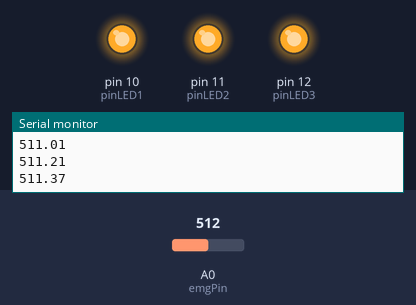
Bench run of a sketch on a simulated Arduino Uno, built with avr-gcc and run on an emulated ATmega328P. Parts: output pins drawn as LEDs (lit = HIGH), the last lines printed to the serial monitor. Inputs (shaded band) come from the test bench; at power-on: A0 (emgPin) = 512.

Above: at 1.2 s.
1.3 s: A0 (emgPin) set to 410
3.3 s: A0 (emgPin) set to 389
At 4.1 s:
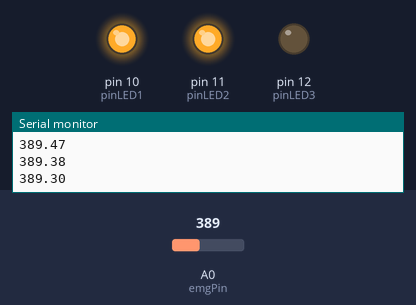
4.9 s: A0 (emgPin) set to 309
6.9 s: A0 (emgPin) set to 287
At 8.1 s:
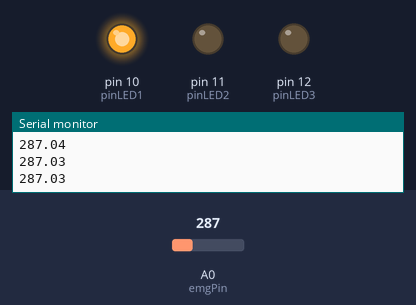
8.4 s: A0 (emgPin) set to 208
10.4 s: A0 (emgPin) set to 184
At 11.7 s:
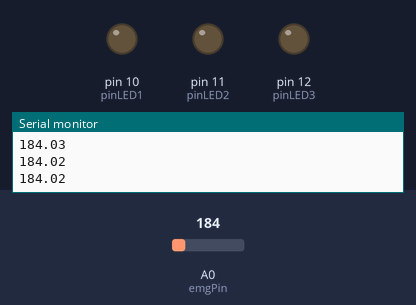
Timing chart, 0 to 12.9 s (numbered marks = the images above; inputs shaded):
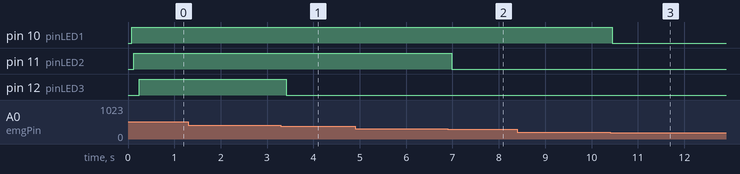

Measured:
- the behaviour switches between 400 and 399 on A0 (emgPin) (found by bisection; images 0 and 1)
- the behaviour switches between 300 and 299 on A0 (emgPin) (found by bisection; images 1 and 2)
- the behaviour switches between 200 and 199 on A0 (emgPin) (found by bisection; images 2 and 3)
- after the input at 3.3 s, pin 12 (pinLED3): HIGH → LOW after 0.11 s
- after the input at 6.9 s, pin 11 (pinLED2): HIGH → LOW after 0.09 s
- after the input at 10.4 s, pin 10 (pinLED1): HIGH → LOW at once

The sketch:

emg_power.ino
```cpp
int emgPin = A0;

int emgThreshold1 = 200;     // Adjust this threshold 1 as needed
int emgThreshold2 = 300;    // Adjust this threshold 2 as needed
int emgThreshold3 = 400;    // Adjust this threshold 3 as needed
float emgFiltered = 0.0;    // Filtered EMG value
float alpha = 0.2;          // Filter coefficient
int delayTime = 40;         // Adjust the delay as needed
int pinLED1 = 10;           // Led 1
int pinLED2 = 11;           // Led 2
int pinLED3 = 12;           // Led 3

void setup() {
  Serial.begin(9600);
  pinMode(pinLED1, OUTPUT);
  pinMode(pinLED2, OUTPUT);
  pinMode(pinLED3, OUTPUT);
}

void loop() {
  int emgValue = analogRead(emgPin);

  // Apply the low-pass filter
  emgFiltered = (alpha * emgValue) + ((1 - alpha) * emgFiltered);

  if (emgFiltered > emgThreshold3) {
    digitalWrite(pinLED1, HIGH);
    digitalWrite(pinLED2, HIGH);
    digitalWrite(pinLED3, HIGH);
  }
  else if (emgFiltered > emgThreshold2) {
    digitalWrite(pinLED1, HIGH);
    digitalWrite(pinLED2, HIGH);
    digitalWrite(pinLED3, LOW);
  }
  else if (emgFiltered > emgThreshold1) {
    digitalWrite(pinLED1, HIGH);
    digitalWrite(pinLED2, LOW);
    digitalWrite(pinLED3, LOW);
  }
  else {
    digitalWrite(pinLED1, LOW);
    digitalWrite(pinLED2, LOW);
    digitalWrite(pinLED3, LOW);
  }

  Serial.println(emgFiltered);

  delay(delayTime);
}
```
